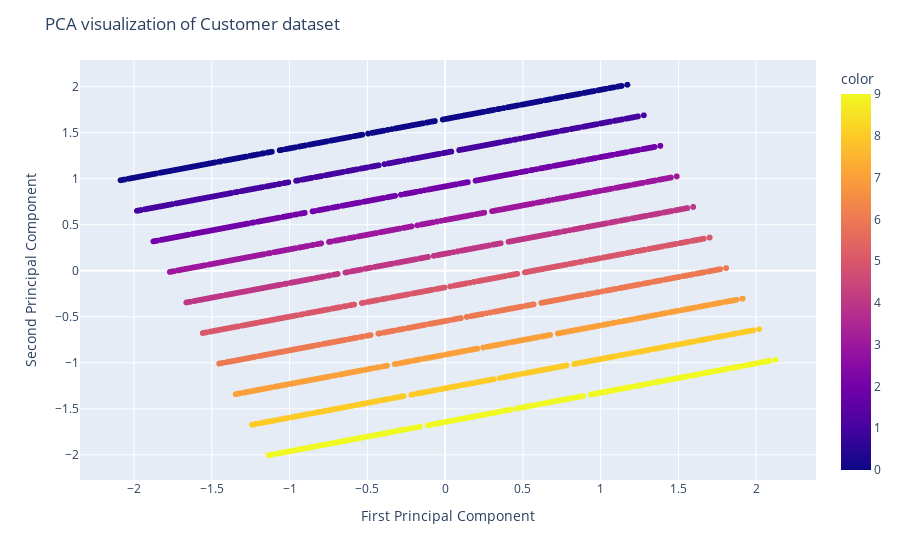

Notebook cell for this chart:
### Markdown cell above
# PCA visualization

### Code cell
fig = px.scatter(x=X_train_pca[:, 0], y=X_train_pca[:, 1], color=y_train)
fig.update_layout(
    title="PCA visualization of Customer dataset",
    xaxis_title="First Principal Component",
    yaxis_title="Second Principal Component",
)
fig.show()

### Figure 1 — Plotly figure (JSON) as saved in the notebook; plotly's stock layout.template omitted (floating-point values rounded to 4 significant figures; data arrays with more than 128 entries replaced by an {"elided": "..."} marker saying what was removed)
{"data": [{"hovertemplate": "x=%{x}<br>y=%{y}<br>color=%{marker.color}<extra></extra>", "legendgroup": "", "marker": {"color": {"elided": "14776 int values"}, "coloraxis": "coloraxis", "symbol": "circle"}, "mode": "markers", "name": "", "showlegend": false, "type": "scattergl", "x": {"elided": "14776 float values"}, "xaxis": "x", "y": {"elided": "14776 float values"}, "yaxis": "y"}], "layout": {"coloraxis": {"colorbar": {"title": {"text": "color"}}, "colorscale": [[0, "#0d0887"], [0.1111, "#46039f"], [0.2222, "#7201a8"], [0.3333, "#9c179e"], [0.4444, "#bd3786"], [0.5556, "#d8576b"], [0.6667, "#ed7953"], [0.7778, "#fb9f3a"], [0.8889, "#fdca26"], [1, "#f0f921"]]}, "legend": {"tracegroupgap": 0}, "margin": {"t": 60}, "title": {"text": "PCA visualization of Customer dataset"}, "xaxis": {"anchor": "y", "domain": [0, 1], "title": {"text": "First Principal Component"}}, "yaxis": {"anchor": "x", "domain": [0, 1], "title": {"text": "Second Principal Component"}}}}
